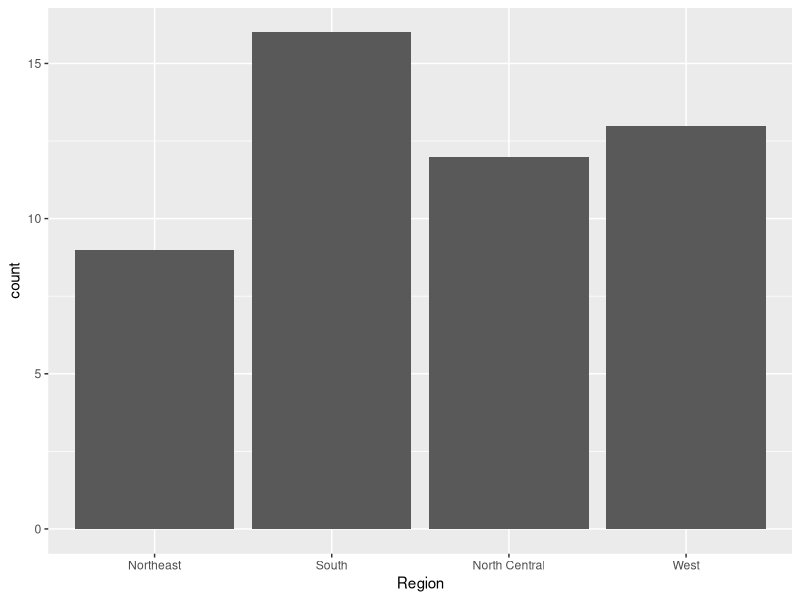
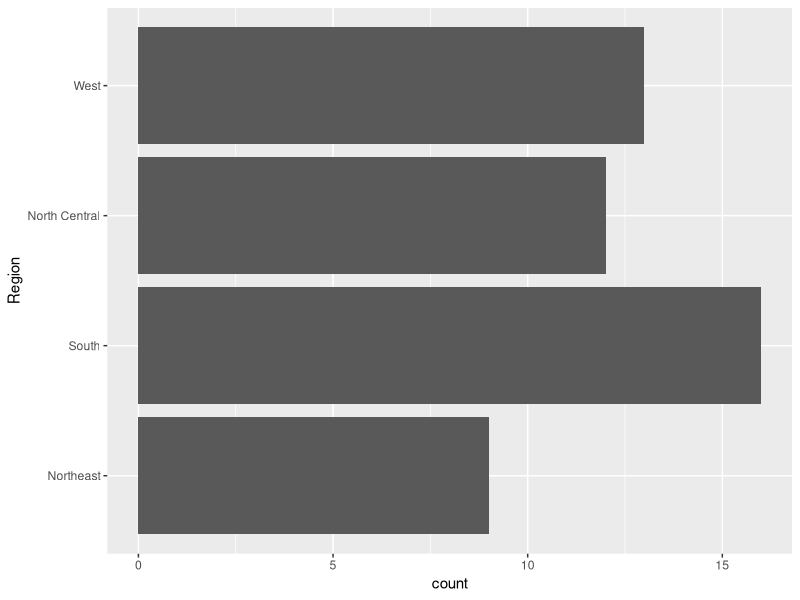
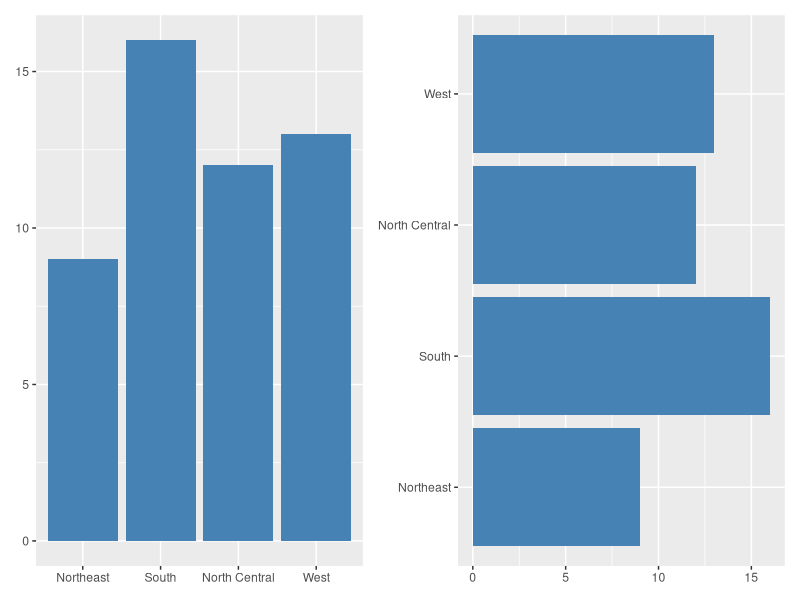
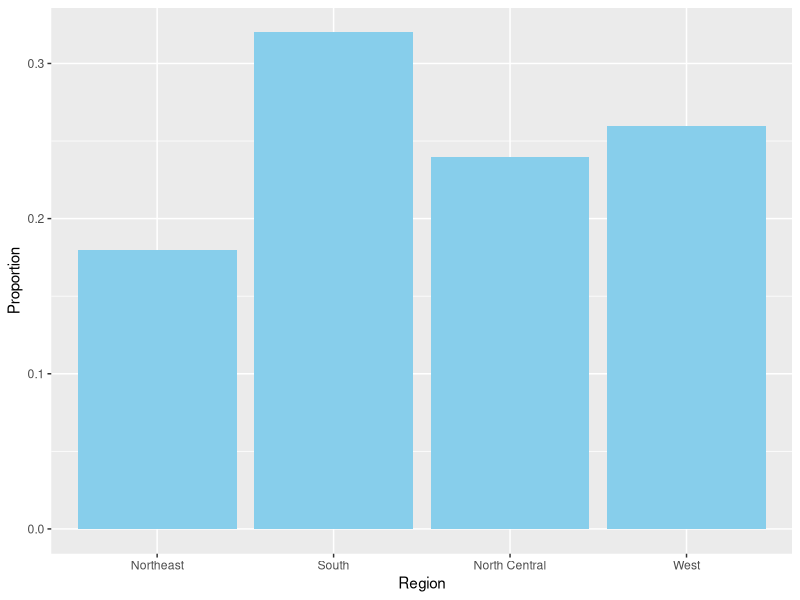
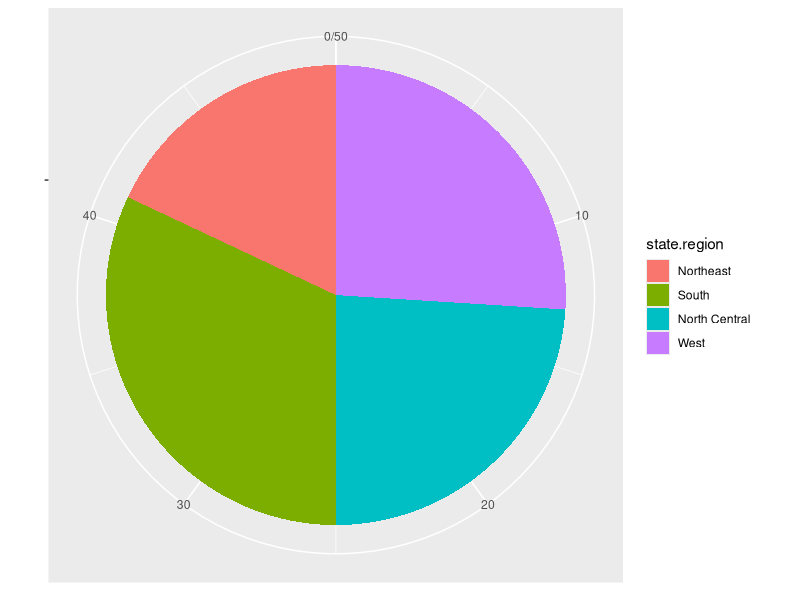
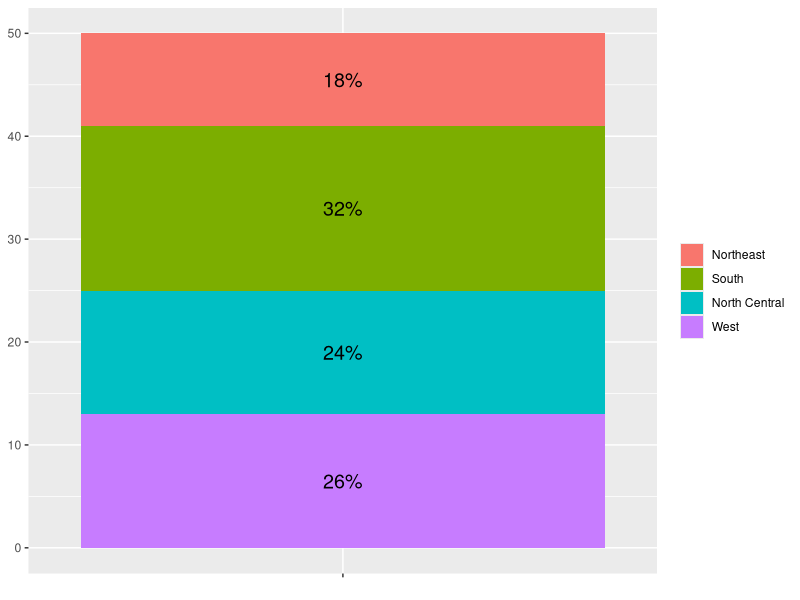
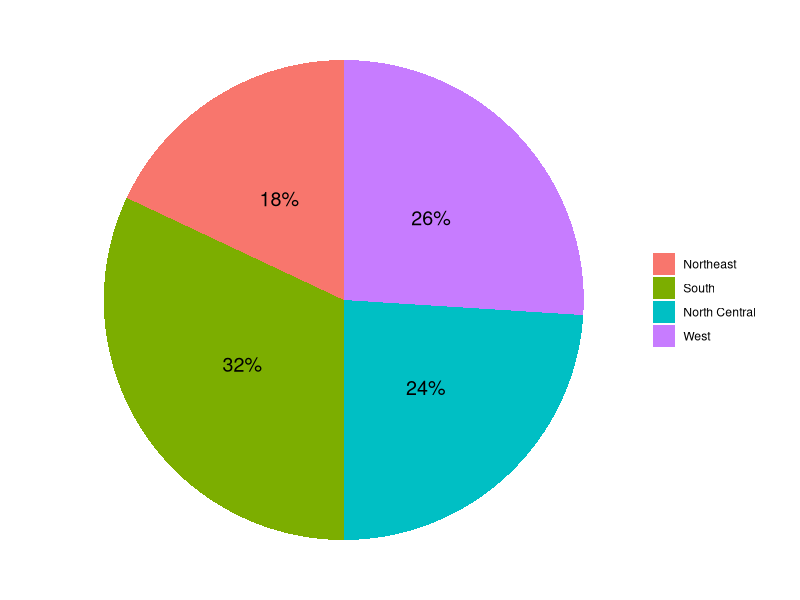
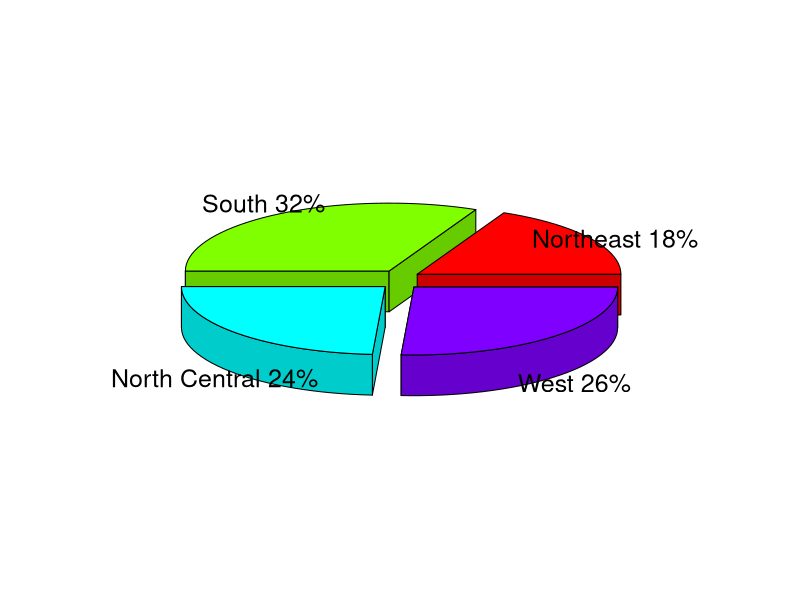

R code for these plots, in order: (Note: this script raises an error after producing the figures.)
## ---- chunk 1
state.region[1:10]
## ---- chunk 2
library(tidyverse)
tibble(state.region) %>% 
  ggplot() +
  geom_bar(aes(x = state.region)) +
  xlab("Region")
## ---- chunk 3
tibble(state.region) %>% 
  ggplot() +
  geom_bar(aes(y = state.region)) +
  ylab("Region")
## ---- chunk 4
df_1 <- tibble(state.region) %>% 
  count(state.region)
df_1
## ---- chunk 5
library(patchwork)
bar1 <- ggplot(df_1, aes(x = state.region, y = n)) +
  geom_col(fill = "steelblue") +
  labs(x = NULL, y = NULL)
bar2 <- bar1 + coord_flip()
bar1 + bar2
## ---- chunk 6
tibble(state.region) %>% 
  ggplot() +
  geom_bar(aes(x = state.region, y = after_stat(prop), group = 1),
           fill = "skyblue") +
  labs(x = "Region", y = "Proportion")
## ---- chunk 7
tibble(state.region) %>% 
  ggplot() +
  geom_bar(aes(x = "", fill = state.region), width = 1) +
  labs(x = NULL, y = NULL) +
  coord_polar(theta = "y")
## ---- chunk 8
library(scales)
df_2 <- 
  tibble(state.region) %>% 
  count(state.region) %>% 
  mutate(pct = percent(n/sum(n))) %>% 
  print()
## ---- chunk 9
df_2 %>% 
  ggplot(aes(x = "", y = n, fill = state.region)) + 
  geom_col(width = 1) +
  geom_text(aes(label = pct), size = 5,
            position = position_stack(vjust = 0.5)) +
  labs(x = NULL, y = NULL, fill = NULL)
## ---- chunk 10
df_2 %>% 
  ggplot(aes(x = "", y = n, fill = state.region)) + 
  geom_col(width = 1) +
  geom_text(aes(label = pct), size = 5,
            position = position_stack(vjust = 0.5)) +
  labs(x = NULL, y = NULL, fill = NULL) +
  coord_polar(theta = "y") +
  theme_void()
## ---- chunk 11
library(plotrix)
pie_val <- df_2$n
pie_lab <- with(df_2, paste(state.region, pct))
pie3D(pie_val, explode = 0.1, labels = pie_lab)
## ---- chunk 12
fan.plot(pie_val, labels = pie_lab)
## ---- chunk 13
df_1 %>% 
  ggplot(aes(x = n, y = state.region)) +
  geom_point(size = 2) +
  theme(panel.grid.major.y = element_line(linetype = 3, colour = "gray40")) +
  labs(x = NULL, y = NULL)
## ---- chunk 14
data(Arthritis, package = "vcd")
head(Arthritis)
## ---- chunk 15
with(Arthritis, table(Improved))
xtabs(~ Improved, data = Arthritis)
## ---- chunk 16
my_table1 <- with(Arthritis, table(Improved))
prop.table(my_table1)
## ---- chunk 17
options("digits")
options("digits" = 2)
## ---- chunk 18
prop.table(my_table1)
## ---- chunk 19
with(Arthritis, table(Treatment, Improved))
xtabs(~ Treatment + Improved, data = Arthritis)
## ---- chunk 20
my_table2 <- with(Arthritis, table(Treatment, Improved))
prop.table(my_table2)
## ---- chunk 21
my_table2
margin.table(my_table2, 1)
margin.table(my_table2, 2)
margin.table(my_table2)
## ---- chunk 22
prop.table(margin.table(my_table2, 1))
## ---- chunk 23
my_table2 |>
  margin.table(1) |>
  prop.table()
## ---- chunk 24
my_table2 |>
  addmargins()
## ---- chunk 25
my_table2 |>
  prop.table() |>
  addmargins()
## ---- chunk 26
my_table2 |>
  prop.table() |>
  addmargins(1)
## ---- chunk 27
my_table2 |>
  prop.table() |>
  addmargins(2)
## ---- chunk 28
my_table2 |>
  prop.table(1)
## ---- chunk 29
my_table2 |>
  prop.table(2)
## ---- chunk 30
with(airquality, table(OzHi = Ozone > 80, Month))
## ---- chunk 31
with(airquality, table(OzHi = Ozone > 80, Month, useNA = "ifany"))
## ---- chunk 32
library(gmodels)
with(Arthritis, CrossTable(Treatment, Improved))
## ---- chunk 33
with(Arthritis, CrossTable(Treatment, Improved, 
                           prop.r = FALSE, prop.c = FALSE, prop.t = FALSE,
                           prop.chisq = FALSE, expected = TRUE, chisq = TRUE)
     )
## ---- chunk 34
data(Arthritis, package = "vcd")
## ---- chunk 35
Arthritis %>% 
  count(Treatment, Improved)
## ---- chunk 36
library(tidyverse)
Arthritis %>% 
  ggplot(aes(x = Treatment, fill = Improved)) +
  geom_bar() +
  ylab(NULL)
## ---- chunk 37
Arthritis %>% 
  count(Treatment, Improved) %>% 
  ggplot(aes(x = Treatment, y = n, fill = Improved)) +
  geom_col() +
  ylab(NULL)
## ---- chunk 38
Arthritis %>% 
  ggplot(aes(x = Treatment, fill = Improved)) +
  geom_bar(position = "dodge") +
  ylab(NULL)
## ---- chunk 39
Arthritis %>% 
  ggplot(aes(x = Treatment, fill = Improved)) +
  geom_bar(position = "dodge2") +
  ylab(NULL)
## ---- chunk 40
Arthritis %>% 
  count(Treatment, Improved) %>% 
  ggplot(aes(x = Treatment, y = n, fill = Improved)) +
  geom_col(position = "dodge") +
  ylab(NULL)
## ---- chunk 41
Arthritis %>% 
  ggplot(aes(x = Improved, y = after_stat(prop), group = 1)) +
  geom_bar() +
  facet_wrap(vars(Treatment)) +
  ylab(NULL)
## ---- chunk 42
Arthritis %>% 
  count(Treatment, Improved) %>% 
  mutate(prop = n/sum(n)) %>% 
  ggplot(aes(x = Treatment, y = prop, fill = Improved)) +
  geom_col(position = "dodge2") + ylab(NULL)
## ---- chunk 43
Arthritis %>% 
  ggplot(aes(x = Treatment, fill = Improved)) +
  geom_bar(position = "fill") +
  ylab(NULL)
## ---- chunk 44
Arthritis %>% 
    group_by(Treatment, Improved) %>% 
    tally() %>% 
    mutate(prop = n/sum(n))
## ---- chunk 45
my_table <- with(Arthritis, table(Treatment, Improved))
## ---- chunk 46
library(vcd)
mosaic(my_table, direction = "v")
## ---- chunk 47
mosaic(Improved ~ Treatment, data = Arthritis, direction = "v")
## ---- chunk 48
mosaic(Improved ~ Treatment + Sex, data = Arthritis, direction = "v")
## ---- chunk 49
mosaic(Improved ~ Treatment + Sex, data = Arthritis, direction = "v", 
       gp = gpar(fill = c("pink", "rosybrown", "steelblue")))
## ---- chunk 50
with(women, stem(height))
## ---- chunk 51
with(women, stem(weight))
## ---- chunk 52
x <- c(98, 102, 114, 122, 132, 144, 106, 117, 151, 118, 124, 115)
stem(x)
## ---- chunk 53
stem(x, scale = 2)
## ---- chunk 54
data(alltime.movies, package = "UsingR")
## ---- chunk 55
library(tidyverse)
ggplot(alltime.movies, aes(x = "", y = Gross)) + 
  geom_boxplot() +
  xlab(NULL)
## ---- chunk 56
library(tidyverse)
ggplot(alltime.movies, aes(y = "", x = Gross)) + 
  geom_boxplot() +
  ylab(NULL)
## ---- chunk 57
bp <- ggplot(alltime.movies, aes(y = "", x = Gross)) + 
  geom_boxplot()
## ---- chunk 58
ggplot_build(bp)[[1]][[1]] %>% 
  str()
## ---- chunk 59
bp_out <- ggplot_build(bp)[[1]][[1]]$outliers[[1]]
bp_out
## ---- chunk 60
alltime <- alltime.movies %>%
  rownames_to_column(var = "Movie.Title") %>%
  as_tibble() %>% 
  print(n = 3)
## ---- chunk 61
alltime %>%
  filter(Gross %in% bp_out)
## ---- chunk 62
ggplot(alltime.movies, aes(x = "", y = Gross)) +
  geom_boxplot(outlier.shape = NA) +
  geom_point(color = "red") +
  xlab(NULL)
## ---- chunk 63
ggplot(alltime.movies, aes(x = "", y = Gross)) +
  geom_boxplot(outlier.shape = NA) +
  geom_jitter(color = "red", width = 0.01) +
  xlab(NULL)
## ---- chunk 64
ggplot(alltime.movies, aes(x = "", y = Gross)) + 
  geom_boxplot() +
  stat_summary(fun = "mean", geom = "point",
               color = "red", shape = 3, size = 4, stroke = 2) +
  xlab(NULL)
## ---- chunk 65
library(vioplot)
vioplot(alltime.movies$Gross, col = "pink", xlab = " ")
## ---- chunk 66
vioplot(alltime.movies$Gross, col = "green", horizontal = TRUE)
## ---- chunk 67
vio <- ggplot(alltime.movies, aes(x = "", y = Gross)) +
  xlab(NULL)
vio + geom_violin()
## ---- chunk 68
vio + geom_violin(draw_quantiles = c(0.25, 0.5, 0.75), fill = "lightblue")
## ---- chunk 69
vio + geom_violin(fill = "lightblue") +
  geom_boxplot(width = 0.1)
## ---- chunk 70
vio + geom_boxplot(width = 0.1) +
  geom_violin(fill = "lightblue", alpha = 0.3)
## ---- chunk 71
library(patchwork)
h1 <- ggplot(faithful, aes(waiting)) + geom_histogram() + ylab(NULL)
h2 <- ggplot(faithful, aes(waiting)) + geom_histogram(bins = 10) + ylab(NULL)
h3 <- ggplot(faithful, aes(waiting)) + geom_histogram(binwidth = 3) + ylab(NULL)
h1 + h2 + h3
## ---- chunk 72
library(patchwork)
d1 <- ggplot(faithful, aes(waiting)) + geom_density(fill = "skyblue") + ylab(NULL)
d2 <- ggplot(faithful, aes(waiting)) + geom_density(fill = "skyblue") + ylab(NULL) + xlim(30, 110)
d3 <- ggplot(faithful, aes(waiting)) + geom_density(fill = "skyblue") + geom_rug() + ylab(NULL) + xlim(30, 110) 
d1 + d2 + d3
## ---- chunk 73
ggplot(faithful, aes(x = waiting, y = after_stat(density))) +
  geom_histogram(fill = "red", binwidth = 5) +
  geom_density(color = "blue", size = 1) +
  xlim(30, 110) + ylab(NULL)
## ---- chunk 74
ggplot(faithful, aes(x = waiting, y = after_stat(density))) +
  geom_density(color = "blue", size = 1) +
  geom_histogram(fill = "red", binwidth = 5, alpha = 0.6) +
  xlim(30, 110) + ylab(NULL)
## ---- chunk 75
library(patchwork)
fp1 <- ggplot(faithful, aes(waiting)) + geom_freqpoly(binwidth = 5)
fp2 <- ggplot(faithful, aes(waiting, after_stat(density))) + geom_freqpoly(binwidth = 5)
fp1 + fp2
## ---- chunk 76
ggplot(faithful, aes(waiting)) + 
  geom_dotplot(binwidth = 1.5) 
## ---- chunk 77
ggplot(faithful, aes(waiting)) + 
  geom_dotplot(binwidth = 1.5) +
  scale_y_continuous(breaks = NULL)
## ---- chunk 78
ggplot(faithful, aes(waiting)) +
  stat_ecdf()
## ---- chunk 79
my_stat <- list(m = ~ mean(.x, na.rm = TRUE),
                med = ~ median(.x, na.rm = TRUE))
airquality %>% 
  summarise(across(Ozone, my_stat))
## ---- chunk 80
data(cfb, package = "UsingR")
cfb %>% 
  summarise(across(INCOME, my_stat))
## ---- chunk 81
ggplot(cfb, aes(x = INCOME, y = after_stat(density))) +
  geom_histogram(bins = 35, fill = "steelblue") +
  geom_density(color = "red", size = 1)
## ---- chunk 82
cfb %>% 
  mutate(log_income = log(INCOME)) %>% 
  summarise(across(log_income, my_stat))
## ---- chunk 83
options("digits" = 7)
## ---- chunk 84
cfb %>% 
  mutate(log_income = log(INCOME+1)) %>% 
  summarise(across(log_income, my_stat))
## ---- chunk 85
cfb %>% 
  mutate(log_income = log(INCOME+1)) %>% 
  ggplot(aes(x = log_income, y = after_stat(density))) +
  geom_histogram(fill = "steelblue", bins = 35) +
  geom_density(color = "red", size = 1)
## ---- chunk 86
test1 <- c(75, 77, 80, 82, 85, 87, 88)
test2 <- c(50, 57, 80, 82, 86, 100, 100)
test1 |> range() |> diff()
test2 |> range() |> diff()
## ---- chunk 87
quantile(test1)
quantile(test2)
## ---- chunk 88
quantile(test1, probs = 0.25)
quantile(test2, probs = 0.25)
## ---- chunk 89
IQR(test1)
IQR(test2)
## ---- chunk 90
var(test1)
var(test2)
## ---- chunk 91
sd(test1)
sd(test2)
## ---- chunk 92
data(cfb, package = "UsingR")
summary(cfb$INCOME)
## ---- chunk 93
with(cfb, mean(INCOME <= mean(INCOME)))
## ---- chunk 94
cbind(test1, test2) |> scale()
## ---- chunk 95
library(patchwork)

p1 <- data.frame(x = factor(c(rep("test 1", length(test1)), rep("test 2", length(test2)))),
                 y = c(test1, test2)) %>%
  ggplot(aes(x, y)) +
  geom_dotplot(binaxis = "y", binwidth = 1) +
  coord_flip() +
  labs(title = "Before Standardization", x = NULL, y = NULL)

p2 <- data.frame(x = factor(c(rep("test 1", length(test1)), rep("test 2", length(test2)))),
                 y = c(scale(test1), scale(test2))) %>%
  ggplot(aes(x, y)) +
  geom_dotplot(binaxis = "y", binwidth = 0.05) +
  coord_flip() +
  labs(title = "After Standardization", x = NULL, y = NULL)

p1 + p2

## ---- chunk 96
library(tidyverse)
mpg %>% count(cyl)
## ---- chunk 97
mpg_1 <- mpg %>% 
  filter(cyl != 5)
## ---- chunk 98
ggplot(mpg_1, aes(hwy)) +
  geom_histogram(binwidth = 5) +
  facet_wrap(vars(cyl), ncol = 1)
## ---- chunk 99
ggplot(mpg_1, aes(x = hwy, fill = factor(cyl))) +
  geom_histogram(binwidth = 5, alpha = 0.4, position = "identity") +
  labs(fill = "cyl")
## ---- chunk 100
library(patchwork)
p1 <- ggplot(mpg_1, aes(x = hwy, color = factor(cyl))) +
  geom_freqpoly(binwidth=5, show.legend = FALSE, size = 1)

p2 <- ggplot(mpg_1, aes(x = hwy, y = after_stat(density), color = factor(cyl))) +
  geom_freqpoly(binwidth=5, size = 1) +
  labs(color = "cyl")

p1 +p2
## ---- chunk 101
set.seed(124)
x1 <- rnorm(100)
x2 <- rt(100, df = 3)
x3 <- runif(100, min = -1, max = 1)
## ---- chunk 102
tibble(x = c(rep(1:3, each = 100)), y = c(x1, x2, x3)) %>%
  ggplot(aes(factor(x), y)) +
  geom_boxplot() +
  scale_x_discrete(labels = c("N(0,1)", "t(3)", "Unif(-1,1)")) +
  theme(axis.text.x = element_text(size = 15, face = "bold")) +
  labs(x = NULL, y = NULL)
## ---- chunk 103
mpg_1 <- mpg %>% filter(cyl!=5)
ggplot(mpg_1, aes(x = factor(cyl), y = hwy)) + 
  geom_boxplot() +
  labs(x = "Number of Cylinders", y = "MPG")
## ---- chunk 104
ggplot(mpg_1, aes(y = factor(cyl), x = hwy)) + 
  geom_boxplot() +
  labs(y = "Number of Cylinders", x = "MPG")
## ---- chunk 105
pp <- ggplot(mpg_1, aes(x = factor(cyl), y = hwy)) + 
  geom_boxplot() 
pp_out <- ggplot_build(pp)[[1]][[1]]$outliers
pp_out
## ---- chunk 106
mpg %>% 
  filter((cyl == 4 & hwy %in% pp_out[[1]]) | (cyl == 8 & hwy %in% pp_out[[3]])) %>% 
  arrange(desc(hwy)) %>% 
  select(1:2, cyl, hwy)
## ---- chunk 107
mpg %>% 
  ggplot(aes(x = class, y = hwy)) + geom_boxplot()
## ---- chunk 108
mpg %>% 
  ggplot(aes(x = reorder(class, hwy, FUN = median), y = hwy)) + 
  geom_boxplot() +
  xlab("class")
## ---- chunk 109
library(vioplot)
vioplot(Sepal.Length ~ Species, data = iris, 
        col = c("lightgreen", "lightblue", "pink"))
## ---- chunk 110
ggplot(iris, aes(x = Species, y = Sepal.Length)) +
  geom_violin(fill = "skyblue") +
  geom_boxplot(width = 0.1)
## ---- chunk 111
mpg_1 <- mpg %>% filter(cyl!=5)
## ---- chunk 112
ggplot(mpg_1, aes(x = factor(cyl), y = hwy)) +
  geom_dotplot(binaxis = "y", binwidth = 0.5, stackdir = "center") +
  labs(x = "Number of Cylinders", y = "MPG")
## ---- chunk 113
ggplot(mpg_1, aes(x = factor(cyl), y = hwy)) +
  geom_dotplot(binaxis = "y", binwidth = 0.5, stackdir = "center") +
  geom_boxplot(width = 0.3, outlier.shape = NA,
               color = "red", fill = NA, size = 0.6) +
  labs(x = "Number of Cylinders", y = "MPG")
## ---- chunk 114
ggplot(mpg_1, aes(hwy)) +
  geom_density() +
  facet_wrap(vars(cyl), ncol = 1) +
  xlim(5,50) + ylab(NULL)
## ---- chunk 115
ggplot(mpg_1, aes(x = hwy, fill = factor(cyl))) + 
  geom_density(alpha = 0.2) + 
  xlim(5,50) + labs(y = NULL, fill = "cyl")
## ---- chunk 116
ggplot(mpg_1, aes(x = hwy, color = factor(cyl))) + 
  geom_density(size = 1) + 
  xlim(5,50) + labs(y = NULL, color = "cyl")
## ---- chunk 117
ggplot(mpg_1, aes(x = hwy, fill = factor(cyl))) +
  geom_density(aes(y = after_stat(count)), position = "stack") +
  xlim(5, 50) + labs(y = NULL, fill = "cyl")
## ---- chunk 118
ggplot(mpg_1, aes(x = hwy, fill = factor(cyl))) +  
  geom_density(aes(y = after_stat(count)), position="fill") +
  labs(y = NULL, fill = "cyl")
## ---- chunk 119
mpg %>% 
  filter(cyl != 5) %>% 
  group_by(cyl) %>% 
  summarise(mean_cl_normal(hwy))
## ---- chunk 120
mpg %>%
  filter(cyl != 5) %>%
  group_by(cyl) %>%
  summarise(mean_cl_normal(hwy)) %>% 
  ggplot(aes(x = factor(cyl), y = y)) +
  geom_col(fill = "skyblue", width = 0.5) +
  geom_errorbar(aes(ymin = ymin, ymax = ymax), width = 0.2) +
  labs(x = "cyl", y = NULL)
## ---- chunk 121
mpg %>% 
  filter(cyl != 5) %>%
  ggplot(aes(x = factor(cyl), y = hwy)) +
  stat_summary(fun = "mean", geom = "bar", fill = "steelblue", width = 0.5) +
  stat_summary(fun.data = "mean_cl_normal", geom = "errorbar", width = 0.2, 
               color = "red", size = 1) +
  labs(x = "cyl", y = NULL)
## ---- chunk 122
data(Cars93, package="MASS")
## ---- chunk 123
ggplot(Cars93, aes(x = Weight, y = MPG.highway)) +
  geom_point()
## ---- chunk 124
ggplot(Cars93, aes(x = Weight, y = MPG.highway)) +
  geom_point(shape = 21, color = "red", fill = "blue",
             stroke = 1.5, size = 3)
## ---- chunk 125
library(patchwork)
p1 <- ggplot(Cars93, aes(x = Weight, y = MPG.highway, color = Origin)) +
  geom_point()
p2 <- ggplot(Cars93, aes(x = Weight, y = MPG.highway, color = EngineSize)) +
  geom_point()
p1 + p2
## ---- chunk 126
ggplot(Cars93, aes(x = Weight, y = MPG.highway, shape = Origin)) +
  geom_point()
## ---- chunk 127
ggplot(Cars93, aes(x = Weight, y = MPG.highway, shape = EngineSize)) +
  geom_point()
## ---- chunk 128
library(patchwork)
p1 <- ggplot(Cars93, aes(x = Weight, y = MPG.highway, size = Origin)) +
  geom_point()
p2 <- ggplot(Cars93, aes(x = Weight, y = MPG.highway, size = EngineSize)) +
  geom_point()
p1 + p2
## ---- chunk 129
p <- ggplot(Cars93, aes(x = Weight, y = MPG.highway)) + geom_point()
## ---- chunk 130
p1 <- p + geom_smooth(method = "lm")
p2 <- p + geom_smooth(method = "lm", se = FALSE)
p1 + p2
## ---- chunk 131
p1 <- p + geom_smooth()
p2 <- p + geom_smooth(se = FALSE)
p1 + p2
## ---- chunk 132
ggplot(Cars93, aes(x = Weight, y = MPG.highway)) +
  geom_point() +
  geom_smooth(aes(color = "lm"), method = "lm", se = FALSE) +
  geom_smooth(aes(color = "loess"), se = FALSE) +
  labs(color = "Method")
## ---- chunk 133
ggplot(Cars93, aes(x = Weight, y = MPG.highway)) +
  geom_point() +
  geom_smooth(method = "lm", se = FALSE) +
  geom_vline(aes(xintercept = mean(Weight)), color = "red") +
  geom_hline(aes(yintercept = mean(MPG.highway)), color = "darkgreen" )
## ---- chunk 134
ggplot(Cars93, aes(x = Weight, y = MPG.highway, color = Origin)) +
  geom_point() +
  geom_smooth(method = "lm", se = FALSE)
## ---- chunk 135
p <- ggplot(Cars93, aes(x=Weight, y=MPG.highway)) + 
  geom_point() 
## ---- chunk 136
p + geom_text(data = filter(Cars93, MPG.highway > 40), 
              aes(label = paste(Manufacturer, Model)))
## ---- chunk 137
p + geom_text(data = filter(Cars93, MPG.highway > 40), 
              aes(label = paste(Manufacturer, Model)),
              nudge_y = 1, nudge_x = 100)
## ---- chunk 138
fit <- lm(MPG.highway ~ Weight, Cars93) |>
  summary()
## ---- chunk 139
r2 <- fit$r.squared |>
  round(2)
## ---- chunk 140
ggplot(Cars93, aes(x = Weight, y = MPG.highway)) +
  geom_point() +
  geom_smooth(method = "lm", se = FALSE) +
  geom_text(x = 3500, y = 45, size = 7,
            label = paste("R^2==", r2), parse = TRUE)
## ---- chunk 141
ChickWeight %>% 
    ggplot(aes(x = Time, y = weight)) +
    geom_point()
## ---- chunk 142
p1 <- ChickWeight %>% 
    ggplot(aes(x = Time, y = weight)) +
    geom_jitter(width = 0.2, height = 0)
p2 <- ChickWeight %>% 
    ggplot(aes(x = as.factor(Time), y = weight)) +
    geom_boxplot() + xlab("Time")
p1 + p2
## ---- chunk 143
ggplot(diamonds, aes(x = carat, y = price)) +
  geom_point()
## ---- chunk 144
p2 <- filter(diamonds, carat < 3) %>% 
  ggplot(aes(x = carat, y = price))
## ---- chunk 145
p2 + geom_point()
## ---- chunk 146
p2 + geom_point(alpha = 0.1, shape = 20)
## ---- chunk 147
p2 + geom_bin2d()
## ---- chunk 148
p2 + geom_bin2d(bins = 100) +
  scale_fill_gradient(low = "skyblue", high = "red")
## ---- chunk 149
bp1 <- p2 + geom_boxplot(aes(group = cut_width(carat, width = 0.1, boundary = 0)))
bp2 <- p2 + geom_boxplot(aes(group = cut_number(carat, n = 20)))
bp1 + bp2
## ---- chunk 150
p3 <- ggplot(faithful, aes(x = eruptions, y = waiting)) +
  xlim(1, 6) + ylim(35, 100)
## ---- chunk 151
p3 + geom_density2d()
## ---- chunk 152
bp1 <- p3 + geom_density_2d(aes(color = after_stat(level))) +
    scale_color_gradient(low = "blue", high = "red")
bp2 <- bp1 + geom_point(shape = 20)
bp1 + bp2
## ---- chunk 153
p3 + stat_density_2d(aes(fill = after_stat(level)), geom = "polygon")
## ---- chunk 154
p3 + stat_density_2d(aes(fill = after_stat(density)),geom = "raster", 
                     contour = FALSE) +
  scale_fill_gradient(low = "skyblue", high = "red")
## ---- chunk 155
ggplot(faithfuld, aes(x = eruptions, y = waiting)) +
  geom_raster(aes(fill = density), interpolate = TRUE) +
  scale_fill_gradient(low = "skyblue", high = "red")
## ---- chunk 156
mtcars_1 <- mtcars %>%
  select(mpg, wt, disp, cyl, am)
## ---- chunk 157
library(GGally)
ggpairs(mtcars_1)
## ---- chunk 158
mtcars_2 <- mtcars_1 %>%
  mutate(am = factor(am), cyl = factor(cyl))
## ---- chunk 159
ggpairs(mtcars_2)
## ---- chunk 160
ggpairs(mtcars_2, aes(color = am),
          upper = list(continuous = "density"),
          lower = list(continuous = wrap("smooth", se = FALSE),
                       combo = wrap("facethist", bins = 10)))
## ---- chunk 161
data(survey, package = "MASS")
## ---- chunk 162
survey_factor <- survey |> 
  select(where(is.factor))

names(survey_factor)
## ---- chunk 163
survey_factor |> 
  as_tibble() |> 
  summarise(across(everything(), nlevels))
## ---- chunk 164
survey_factor |> 
  pivot_longer(everything(), names_to = "variable", values_to = "value") |> 
  ggplot(aes(x = value)) +
  geom_bar() +
  facet_wrap(vars(variable), scales = "free") +
  labs(x = NULL)
## ---- chunk 165
survey_factor |> 
  map_df(~ sum(is.na(.x)))
## ---- chunk 166
survey_S <- as_tibble(survey) |> 
  drop_na(Sex, Smoke) |> 
  mutate(Smoke = fct_recode(Smoke, yes = "Heavy", yes = "Occas", yes = "Regul",
                            no = "Never"))
survey_S |> count(Smoke)
## ---- chunk 167
survey_S |> 
  ggplot(aes(Smoke, fill = Sex)) +
  geom_bar(position = "fill") 
## ---- chunk 168
survey_S |> 
  ggplot(aes(x = Smoke, y = Pulse)) +
  geom_boxplot()
## ---- chunk 169
survey_num <- 
  survey |> 
  select(where(is.numeric))

my_desc <- function(x, ...){
  m <- mean(x, ...)
  sd <- sd(x, ...)
  c(Mean = m, SD = sd)
}

survey_num |> 
  map_df(my_desc, na.rm = TRUE) |> 
  bind_cols(Variable = names(survey_num)) |> 
  relocate(Variable, .before = 1 )
## ---- chunk 170
survey_num |> 
  pivot_longer(everything(), names_to = "variable", values_to = "value") |> 
  ggplot(aes(x = value)) +
  geom_histogram(aes(y = after_stat(density)), bins = 15) +
  geom_density(color = "red", linewidth = .8) +
  facet_wrap(vars(variable), scales = "free") +
  labs(x = NULL) 
## ---- chunk 171
data(Cars93, package = "MASS")

b1 <- Cars93 |> 
  filter(Cylinders %in% c(4,6,8)) |> 
  ggplot(aes(y = Price, x = Cylinders)) +
  geom_boxplot()
b1_out <- ggplot_build(b1)$data[[1]]$outliers

Cars93 |> 
  filter(Cylinders %in% c(4,6,8)) |> 
  ggplot(aes(y = Price, x = Cylinders)) +
  geom_boxplot() +
  geom_text(data = filter(Cars93, 
                          Cylinders == 4, Price == max(b1_out[[1]])),
            aes(label = Make), hjust = "left", vjust = "bottom", nudge_x = .02) +
  geom_text(data = filter(Cars93, 
                          Cylinders == 6, Price == b1_out[[2]]),
            aes(label = Make), hjust = "left", vjust = "bottom", nudge_x = .02) 
